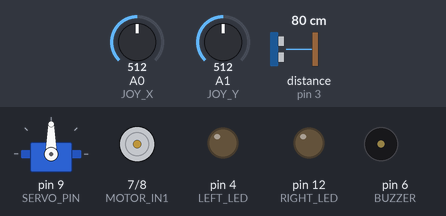
This program was run on a simulated Arduino Uno, built with avr-gcc and run on an emulated ATmega328P. Shown: servo, motor-driver pin pairs drawn as motors (green arrow = first pin HIGH = forward, orange = second pin HIGH = backward, longer = more drive, scaled by the enable pin), output pins drawn as LEDs (lit = HIGH), buzzer (waves = sounding). Wiring (inferred from the names in the program): ultrasonic range finder: trigger pin 2; echo pin 3. Dashed ring = blinking. The inputs (shaded band) are chosen by the test bench; at power-on: A1 (JOY_Y) = 512, A0 (JOY_X) = 512, distance to the obstacle (sensor on pin 3) 80 cm. The echo pulse lasts 58.3 µs per cm; pins used as bus, display or sensor lines are not drawn; what the program prints to the serial monitor is not drawn.

Above: at 1.2 s.
1.3 s: A1 (JOY_Y) set to 574
4.3 s: A1 (JOY_Y) set to 602
At 4.7 s:
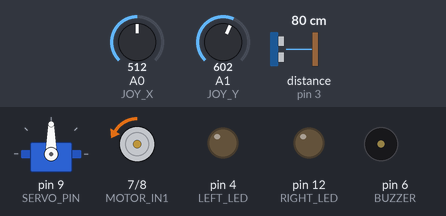
5.8 s: A0 (JOY_X) set to 572
8.8 s: A0 (JOY_X) set to 601
At 8.99 s:
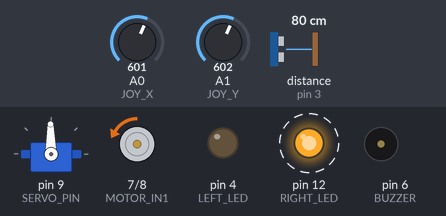
11.8 s: distance to the obstacle (sensor on pin 3) set to 23 cm
14.8 s: distance to the obstacle (sensor on pin 3) set to 19 cm
At 15.07 s:
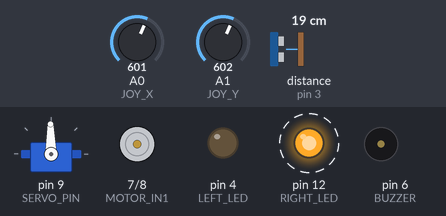
Timing chart, 0 to 18.8 s (numbered marks = the images above; inputs shaded):
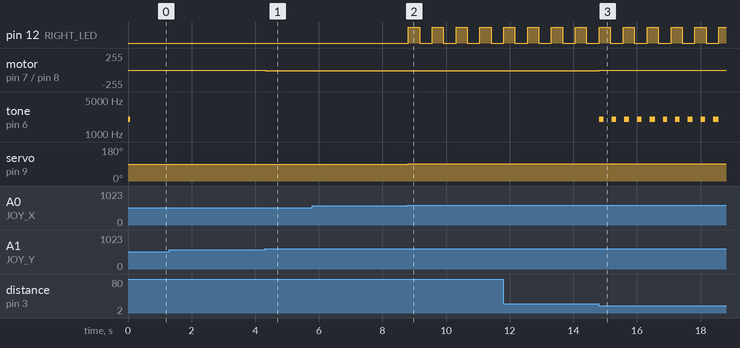

Measured:
- the behaviour switches between 583 and 584 on A0 (JOY_X) (found by bisection; images 1 and 2)
- the behaviour switches between 21 and 20 cm on distance to the obstacle (sensor on pin 3) (found by bisection; images 2 and 3)
- after the input at 4.3 s, motor on pin 7 (MOTOR_IN1) / pin 8 (MOTOR_IN2): stopped → backward 11/255 at once
- after the input at 8.8 s, pin 12 (RIGHT_LED): alternates HIGH for 0.35 s and LOW for 0.40 s, starting at once; servo on pin 9 (SERVO_PIN): 90° → 91° at once
- after the input at 14.8 s, motor on pin 7 (MOTOR_IN1) / pin 8 (MOTOR_IN2): backward 11/255 → stopped at once; tone on pin 6 (BUZZER): alternates 2000 Hz for 0.15 s and silent for 0.25 s, starting at once

The program:

main.cpp
```cpp
/*
Arduino connections:
    A0 -> joystick VRx                 A1 -> joystick VRy
    D2 -> HC-SR04 TRIG                 D3 <- HC-SR04 ECHO
    D4 -> left LED through resistor    D12 -> right LED through resistor
    D5 -> L293D pin 1 (enable 1,2)      D6 -> passive piezo +
    D7 -> L293D pin 2 (input 1)         D8 -> L293D pin 7 (input 2)
    D9 -> servo signal

  L293D: motor between pins 3 and 6; pin 16 to 5V logic;
  pin 8 to a supply suitable for the motor; pins 4,5,12,13 to GND.
  All power supplies and the Arduino must share a common ground.
  Use a suitable servo supply. Do not power the DC motor from an I/O pin.
  LEDs require series resistors (e.g. 330 ohms).
*/

#include <Arduino.h>
#include <Servo.h>

const byte JOY_X = A0, JOY_Y = A1;
const byte TRIG = 2, ECHO = 3;
const byte LEFT_LED = 4, RIGHT_LED = 12;
const byte MOTOR_ENABLE = 5, BUZZER = 6;
const byte MOTOR_IN1 = 7, MOTOR_IN2 = 8, SERVO_PIN = 9;

// Adjust centers using the raw X/Y values in the Serial Monitor.
const int X_CENTER = 512, Y_CENTER = 512;
const int DEAD_ZONE = 70;
const bool INVERT_X = false, INVERT_Y = true;
const int STEER_LEFT = 45, STEER_CENTER = 90, STEER_RIGHT = 135;
const float BRAKE_CM = 20.0, RELEASE_CM = 25.0;
const unsigned long RANGE_INTERVAL_MS = 60;
const unsigned long ECHO_TIMEOUT_US = 25000;
const unsigned long BLINK_MS = 350, REPORT_MS = 250;
const unsigned long REVERSE_PAUSE_MS = 150;

Servo steering;
int rawX = 512, rawY = 512;
int throttle = 0, steerCommand = 0, steerAngle = STEER_CENTER;
int actualMotor = 0;  // -255 = full reverse; +255 = full forward.
int lastDirection = 0;
unsigned long stoppedAt = 0;
float distanceCm = -1;
bool rangeValid = false, brakeActive = true;
bool blinkOn = false;
int previousTurn = 0;
unsigned long lastRange = 0, lastBlink = 0, lastReport = 0;

// Converts an analog axis to -255..255 with a neutral region.
int readAxis(int raw, int center, bool invert) {
  int value = 0;
  if (raw > center + DEAD_ZONE) {
    value = map(raw, center + DEAD_ZONE, 1023, 0, 255);
  } else if (raw < center - DEAD_ZONE) {
    value = map(raw, 0, center - DEAD_ZONE, -255, 0);
  }
  value = constrain(value, -255, 255);
  return invert ? -value : value;
}

void readJoystick() {
  rawX = analogRead(JOY_X);
  rawY = analogRead(JOY_Y);
  throttle = readAxis(rawY, Y_CENTER, INVERT_Y);
  steerCommand = readAxis(rawX, X_CENTER, INVERT_X);
  if (steerCommand < 0) {
    steerAngle = map(steerCommand, -255, 0, STEER_LEFT, STEER_CENTER);
  } else {
    steerAngle = map(steerCommand, 0, 255, STEER_CENTER, STEER_RIGHT);
  }
  steering.write(steerAngle);
}

void updateDistance(unsigned long now) {
  if (now - lastRange < RANGE_INTERVAL_MS) return;
  lastRange = now;

  digitalWrite(TRIG, LOW);
  delayMicroseconds(2);
  digitalWrite(TRIG, HIGH);
  delayMicroseconds(10);
  digitalWrite(TRIG, LOW);
  // Bounds the wait so a missing echo cannot freeze the controls.
  unsigned long duration = pulseIn(ECHO, HIGH, ECHO_TIMEOUT_US);
  distanceCm = duration == 0 ? -1.0 : duration * 0.0343 / 2.0;
  rangeValid = duration != 0;

  if (!rangeValid || distanceCm <= BRAKE_CM) {
    brakeActive = true;
  } else if (distanceCm >= RELEASE_CM) {
    brakeActive = false;
  }
  // Between the two limits, retain the previous brake state.
}

void brakeMotor(unsigned long now) {
  // Disable output while changing the input states, then actively brake.
  analogWrite(MOTOR_ENABLE, 0);
  digitalWrite(MOTOR_IN1, LOW);
  digitalWrite(MOTOR_IN2, LOW);
  digitalWrite(MOTOR_ENABLE, HIGH);
  if (actualMotor != 0) stoppedAt = now;
  actualMotor = 0;
}

void updateMotor(unsigned long now) {
  int requested = brakeActive ? 0 : throttle;
  int direction = requested > 0 ? 1 : (requested < 0 ? -1 : 0);

  if (direction == 0) {
    brakeMotor(now);
    return;
  }

  if (lastDirection != 0 && direction != lastDirection) {
    // Stop first, then wait before energizing the opposite direction.
    if (actualMotor != 0) brakeMotor(now);
    if (now - stoppedAt < REVERSE_PAUSE_MS) return;
  }

  analogWrite(MOTOR_ENABLE, 0);
  digitalWrite(MOTOR_IN1, direction > 0 ? HIGH : LOW);
  digitalWrite(MOTOR_IN2, direction > 0 ? LOW : HIGH);
  analogWrite(MOTOR_ENABLE, abs(requested));
  actualMotor = requested;
  lastDirection = direction;
}

void updateIndicators(unsigned long now) {
  int turn = steerCommand < 0 ? -1 : (steerCommand > 0 ? 1 : 0);

  if (turn != previousTurn) {
    blinkOn = turn != 0;
    lastBlink = now;
    previousTurn = turn;

  } else if (turn != 0 && now - lastBlink >= BLINK_MS) {
    blinkOn = !blinkOn;
    lastBlink = now;
  }
  digitalWrite(LEFT_LED, turn < 0 && blinkOn ? HIGH : LOW);
  digitalWrite(RIGHT_LED, turn > 0 && blinkOn ? HIGH : LOW);

  // Short recurring beeps while the obstacle brake or echo fault is active.
  if (brakeActive && now % 400UL < 150UL) tone(BUZZER, 2000);
  else noTone(BUZZER);
}

void reportStatus(unsigned long now) {
    if (now - lastReport < REPORT_MS) return;
    lastReport = now;

    Serial.print(F("X="));
    Serial.print(rawX);
    Serial.print(F(" Y="));
    Serial.print(rawY);
    Serial.print(F(" | requested="));
    Serial.print(throttle);
    Serial.print(F(" | motion="));

    if (actualMotor > 0) {
        Serial.print(F("FORWARD"));
    } else if (actualMotor < 0) {
        Serial.print(F("REVERSE"));
    } else {
        Serial.print(F("STOPPED"));
    }

    Serial.print(F(" | PWM="));
    Serial.print(abs(actualMotor));
    Serial.print(F(" | speed%="));
    Serial.print(abs(actualMotor) * 100L / 255);
    Serial.print(F(" | angle="));
    Serial.print(steerAngle);
    Serial.print(F(" | turn="));

    if (steerCommand < 0) {
        Serial.print(F("LEFT"));
    } else if (steerCommand > 0) {
        Serial.print(F("RIGHT"));
    } else {
        Serial.print(F("STRAIGHT"));
    }

    Serial.print(F(" | distance_cm="));

    if (rangeValid) {
        Serial.print(distanceCm, 1);
    } else {
        Serial.print(F("NO_ECHO"));
    }

    Serial.print(F(" | brake="));

    if (!rangeValid) {
        Serial.println(F("ON (echo missing)"));
    } else if (brakeActive) {
        Serial.println(F("ON (obstacle)"));
    } else {
        Serial.println(F("OFF"));
    }

    // speed% reports commanded PWM duty, not measured motor RPM.
}

void setup() {
  pinMode(MOTOR_ENABLE, OUTPUT);
  pinMode(MOTOR_IN1, OUTPUT);
  pinMode(MOTOR_IN2, OUTPUT);
  brakeMotor(millis());
  pinMode(TRIG, OUTPUT);
  digitalWrite(TRIG, LOW);
  pinMode(ECHO, INPUT);
  pinMode(LEFT_LED, OUTPUT);
  pinMode(RIGHT_LED, OUTPUT);
  pinMode(BUZZER, OUTPUT);

  steering.attach(SERVO_PIN);
  steering.write(STEER_CENTER);
  Serial.begin(9600);
  Serial.println(F("Toy Car Simulator ready. Center joystick to stop."));
}

void loop() {
  readJoystick();
  updateDistance(millis());
  unsigned long now = millis();
  updateMotor(now);
  updateIndicators(now);
  reportStatus(now);
}
```
